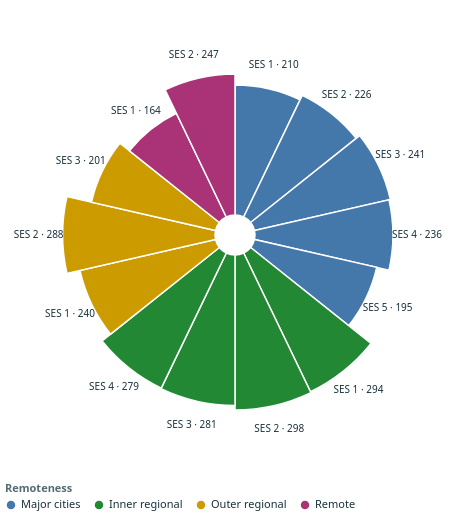

The specification (Vega-Lite) saved for this image:
### Vega-Lite specification from a JSON file in a GitHub repository (floating-point values rounded to 4 significant figures)
{"$schema": "https://vega.github.io/schema/vega-lite/v5.json", "width": 460, "height": 460, "background": null, "config": {"view": {"stroke": null}, "font": "system-ui, -apple-system, 'Segoe UI', sans-serif", "axis": {"labelColor": "#18313b", "titleColor": "#536b73", "labelFontSize": 11, "titleFontSize": 11, "domainColor": "#b9c5ca", "tickColor": "#b9c5ca", "gridColor": "#e6ecea"}, "legend": {"labelFontSize": 11, "titleFontSize": 11, "labelColor": "#18313b", "titleColor": "#536b73"}}, "description": "Radial chart of age-standardised hysterectomy rates by remoteness and SES group, 2021-22. Radius encodes the rate; colour identifies remoteness.", "data": {"values": [{"remoteness": "Major cities", "ses": 1, "rate": 210, "order": 0, "label": "SES 1 · 210"}, {"remoteness": "Major cities", "ses": 2, "rate": 226, "order": 1, "label": "SES 2 · 226"}, {"remoteness": "Major cities", "ses": 3, "rate": 241, "order": 2, "label": "SES 3 · 241"}, {"remoteness": "Major cities", "ses": 4, "rate": 236, "order": 3, "label": "SES 4 · 236"}, {"remoteness": "Major cities", "ses": 5, "rate": 195, "order": 4, "label": "SES 5 · 195"}, {"remoteness": "Inner regional", "ses": 1, "rate": 294, "order": 5, "label": "SES 1 · 294"}, {"remoteness": "Inner regional", "ses": 2, "rate": 298, "order": 6, "label": "SES 2 · 298"}, {"remoteness": "Inner regional", "ses": 3, "rate": 281, "order": 7, "label": "SES 3 · 281"}, {"remoteness": "Inner regional", "ses": 4, "rate": 279, "order": 8, "label": "SES 4 · 279"}, {"remoteness": "Outer regional", "ses": 1, "rate": 240, "order": 9, "label": "SES 1 · 240"}, {"remoteness": "Outer regional", "ses": 2, "rate": 288, "order": 10, "label": "SES 2 · 288"}, {"remoteness": "Outer regional", "ses": 3, "rate": 201, "order": 11, "label": "SES 3 · 201"}, {"remoteness": "Remote", "ses": 1, "rate": 164, "order": 12, "label": "SES 1 · 164"}, {"remoteness": "Remote", "ses": 2, "rate": 247, "order": 13, "label": "SES 2 · 247"}]}, "encoding": {"radius": {"field": "rate", "type": "quantitative", "scale": {"type": "sqrt", "zero": true, "range": [20, 175]}}, "color": {"field": "remoteness", "type": "nominal", "sort": ["Major cities", "Inner regional", "Outer regional", "Remote"], "scale": {"domain": ["Major cities", "Inner regional", "Outer regional", "Remote"], "range": ["#4477aa", "#228833", "#cc9b00", "#aa3377"]}, "legend": {"title": "Remoteness", "orient": "bottom", "columns": 4}}}, "transform": [{"calculate": "datum.order + 1", "as": "end"}, {"calculate": "datum.order + 0.5", "as": "mid"}], "layer": [{"mark": {"type": "arc", "stroke": "#ffffff", "strokeWidth": 1.5, "innerRadius": 20}, "encoding": {"theta": {"field": "order", "type": "quantitative", "scale": {"domain": [0, 14], "zero": false}}, "theta2": {"field": "end"}, "tooltip": [{"field": "remoteness", "title": "Remoteness"}, {"field": "ses", "title": "SES group"}, {"field": "rate", "title": "Rate per 100,000 women"}]}}, {"mark": {"type": "text", "radiusOffset": 24, "fontSize": 10, "color": "#18313b"}, "encoding": {"theta": {"field": "mid", "type": "quantitative", "scale": {"domain": [0, 14], "zero": false}}, "text": {"field": "label", "type": "nominal"}, "color": {"value": "#18313b"}}}]}
